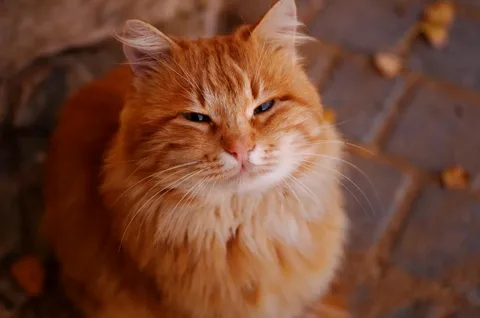
#> input picture LeonovaAS/1_ImageProcessing/cat.PNG, 480 x 318 px
$ python script.py --filter rescale --image cat.PNG
#> lines starting #> are read from the running program, lines starting #| are printed output that depends on the picture
### LeonovaAS/1_ImageProcessing/util.py
import argparse
import cv2 as cv

def parse_args(args):
    """Отдельный разбор строки параметров типа width=124,height=124"""
    result = {}
    if args != "":
        for pair in args.split(","):
            key, value = pair.split("=")
            try:
                value = int(value)
            except ValueError:
                try:
                    value = float(value)
                except ValueError:
                    pass
            result[key.strip()] = value
    return result

def cli_argument_parser():
    """Разбор аргументов из командной строки --filter --filter_args --image"""
    parser = argparse.ArgumentParser()

    parser.add_argument("--filter", required=True,
    choices=["rescale", "grayscale", "antique", "fade", "ir", "matte", "age", "neon"])

    parser.add_argument("--filter_args", default="")

    parser.add_argument("--image", required=True)

    args = parser.parse_args()
    return args

def read_image(image_name):
    """Чтение картинки по пути"""
#> called with image_name = 'cat.PNG'
    image = cv.imread(image_name, cv.IMREAD_COLOR)
#> image is the input picture: shape (318, 480, 3); mean B, G, R 50.7, 70.7, 115.7
    if image is None:
        raise ValueError(f"Image not found: {image_name}")
    return image

def save_image(filter_name, image_name, image):
    name = f"{filter_name}_{image_name}"
    cv.imwrite(name, image)

### LeonovaAS/1_ImageProcessing/filters.py
import numpy as np
import cv2 as cv

from filter_base import ImageFilter

class Rescale(ImageFilter):
    """Изменение разрешения картинки"""
    def __init__(self, width=100, height=100):
        if width <= 0 or height <= 0:
            raise ValueError(f"Negative dimensions")
        self.w = width
        self.h = height

    def apply_filter(self, image):
        h_in, w_in = image.shape[:2]
#> h_in = 318; w_in = 480

        scale_x = w_in / self.w
#> scale_x = 4.8
        scale_y = h_in / self.h
#> scale_y = 3.18

        x_out = np.arange(self.w) #(W_out,)
        y_out = np.arange(self.h)

        x_in = (x_out[None, :] + 0.5) * scale_x - 0.5 #(1, W_out,)
        y_in = (y_out[:, None] + 0.5) * scale_y - 0.5 #(H_out, 1)
#> y_in = 100 values from 1.09 to 315.9

        x_idx = np.round(x_in).astype(int)
        y_idx = np.round(y_in).astype(int)
#> y_idx = 100 values from 1 to 316

        x_idx = np.clip(x_idx, 0, w_in - 1)
        y_idx = np.clip(y_idx, 0, h_in - 1)

        return image[y_idx, x_idx]
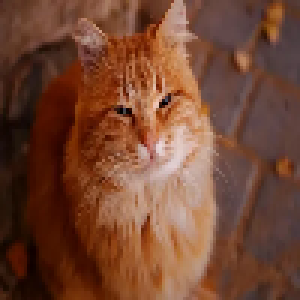
#> returned value: shape (100, 100, 3) (shown 3 times larger); mean of channels 0, 1, 2 50.6, 70.6, 115.6; drawn as B, G, R

class Grayscale(ImageFilter):
    """Перевод изображения в оттенки серого"""
    # [5 lines left out: function apply_filter, not called in this run]

class Antique(ImageFilter):
    """Фильтр антиквариат (сепия)"""
    # [35 lines left out: functions __init__, apply_filter, not called in this run]

class Fade(ImageFilter):
    """Выцветание фотографии"""
    # [6 lines left out: function apply_filter, not called in this run]

class IR(ImageFilter):
    """Эффект инфракрасной пленки"""
    # [5 lines left out: function apply_filter, not called in this run]

class Matte(ImageFilter):
    """Эффект белой маски"""
    # [30 lines left out: functions __init__, apply_filter, not called in this run]

class Age(ImageFilter):
    """Эффект состаривания картинки"""
    # [41 lines left out: functions __init__, apply_filter, not called in this run]

class Neon(ImageFilter):
    """Неоновое подсвечивание как в фотошопе"""
    # [71 lines left out: functions __init__, _gaussian_kernel, _gaussian_blur, apply_filter, not called in this run]

### LeonovaAS/1_ImageProcessing/filter_base.py
from abc import ABC, abstractmethod

class ImageFilter(ABC):
    """Абстрактный класс фильтра"""
    @staticmethod
    def get_filter(filter_name, **kwargs):
        from filters import Rescale, Grayscale, Antique, Fade, IR, Matte, Age, Neon
        if filter_name == "rescale":
            return Rescale(**kwargs)
        if filter_name == "grayscale":
            return Grayscale(**kwargs)
        if filter_name == "antique":
            return Antique(**kwargs)
        if filter_name == "fade":
            return Fade(**kwargs)
        if filter_name == "ir":
            return IR(**kwargs)
        if filter_name == "matte":
            return Matte(**kwargs)
        if filter_name == "age":
            return Age(**kwargs)
        if filter_name == "neon":
            return Neon(**kwargs)

    @abstractmethod
    def apply_filter(self, image):
        pass

### LeonovaAS/1_ImageProcessing/script.py
from util import cli_argument_parser, parse_args, read_image, save_image
from filter_base import ImageFilter

def main():
    args = cli_argument_parser()
    kwargs = parse_args(args.filter_args)
    image = read_image(args.image)

    f1 = ImageFilter.get_filter(args.filter, **kwargs)
    result = f1.apply_filter(image)

    save_image(args.filter, args.image, result)

if __name__ == "__main__":
    main()
